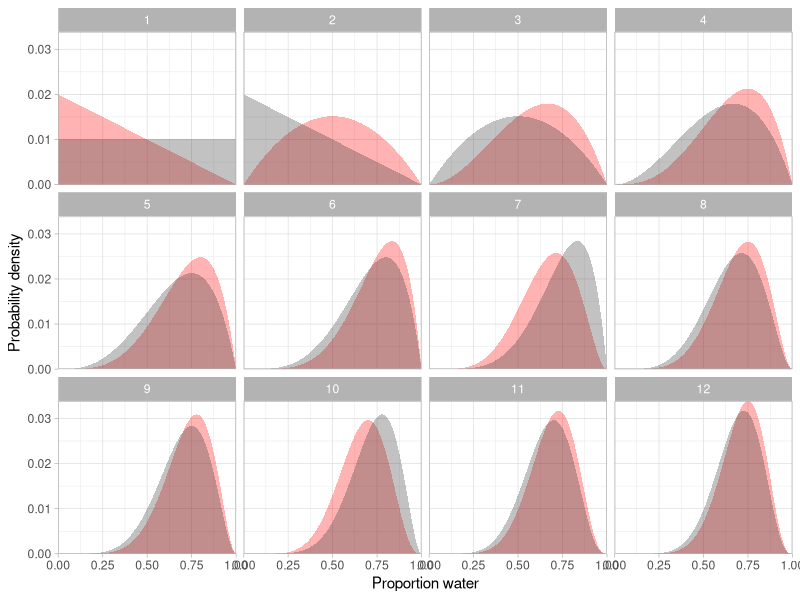
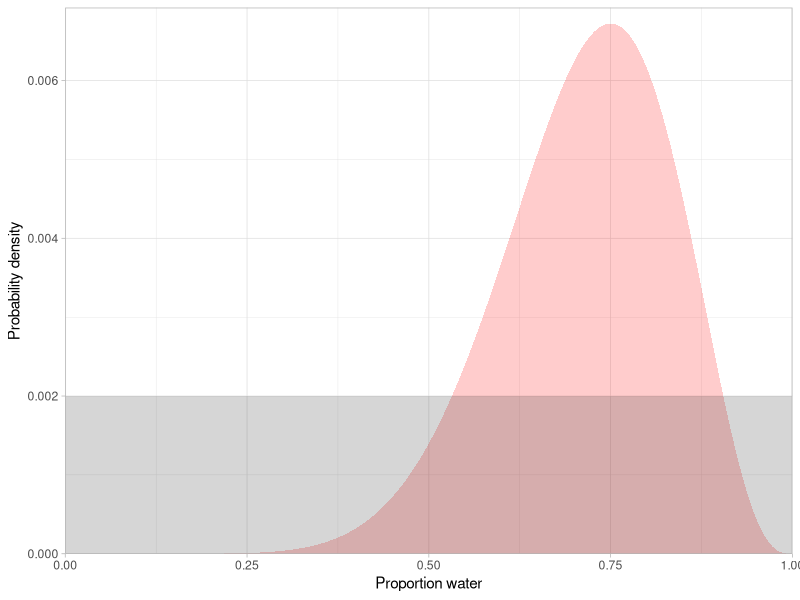
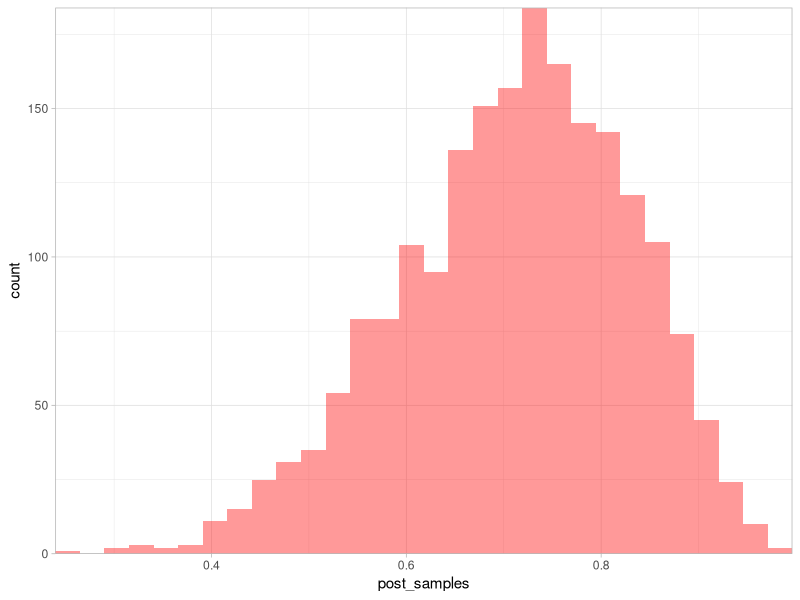
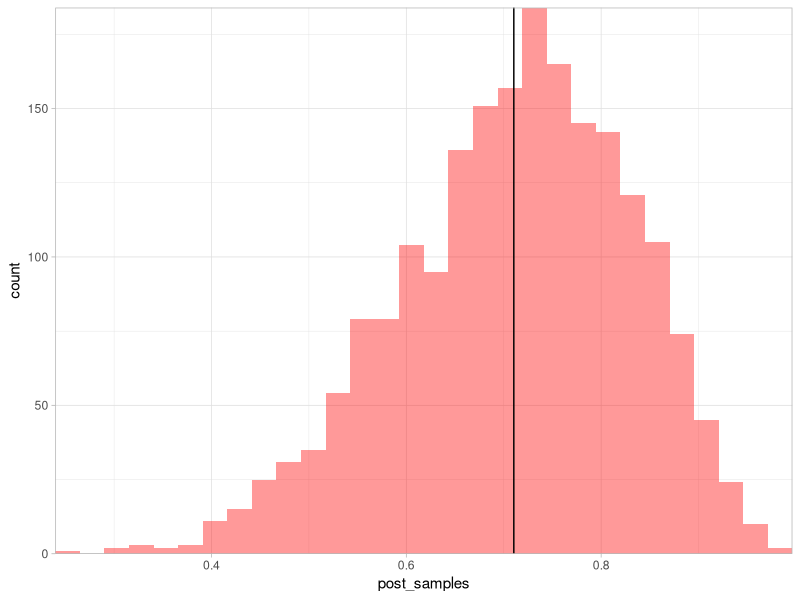
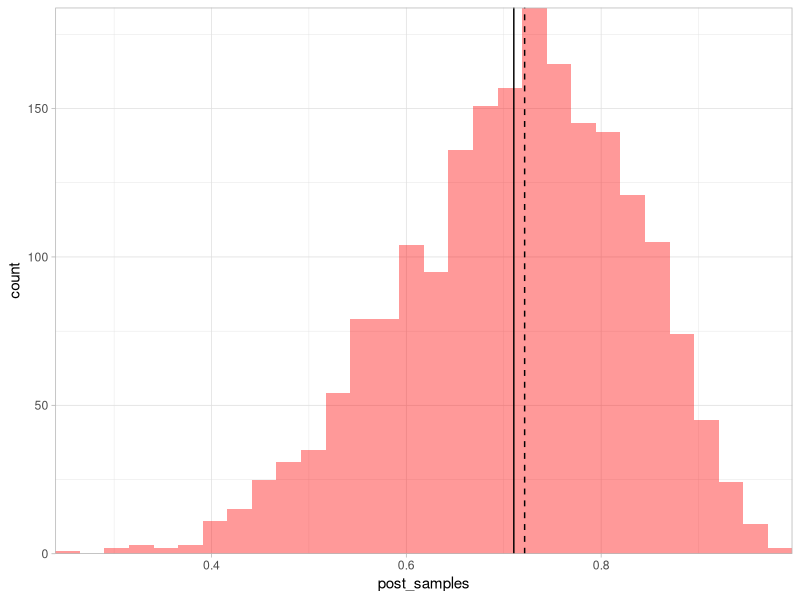
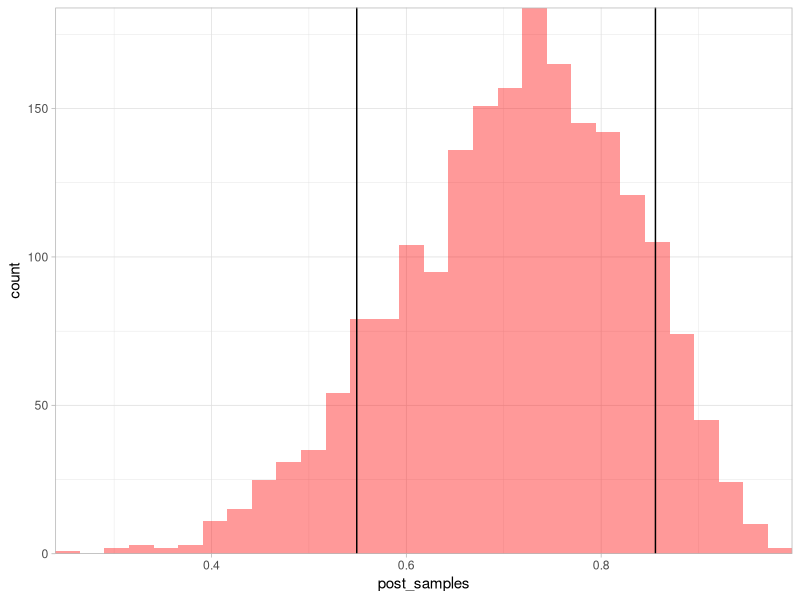
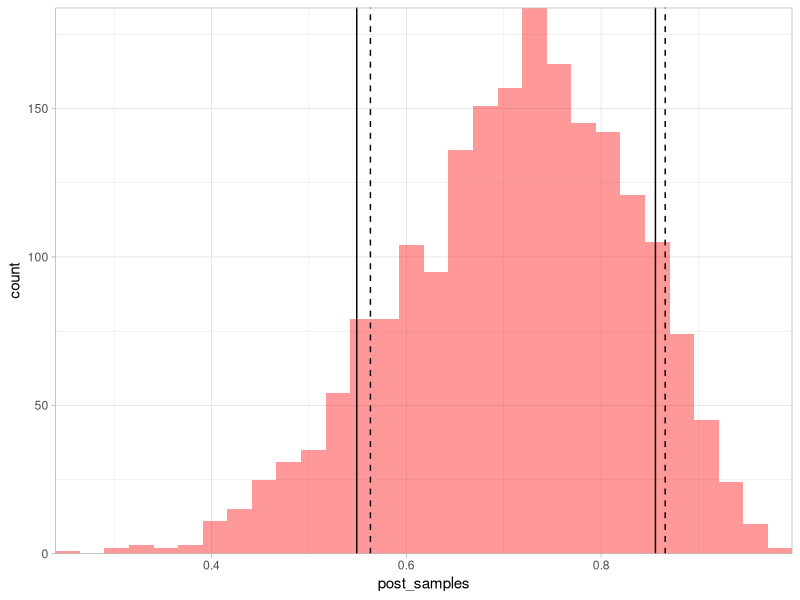
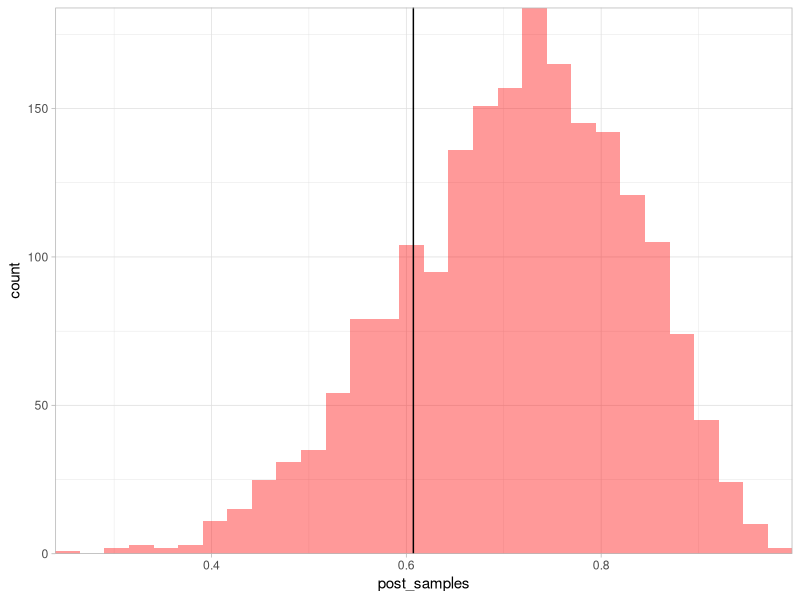

The R source for these figures, in order:
## ---- chunk 1
knitr::opts_chunk$set(
  collapse = TRUE,
  comment = "#>",
  fig.width = 6,
  fig.asp = 0.618,
  fig.align = "center"
)
## ---- chunk 2
library(ggplot2)
library(dplyr)
theme_set(theme_light())
## ---- chunk 3
dat <- c("L", "W", "W", "W", "W", "W", "L", "W", "W", "L", "W", "W")
length(dat)
dat <- ifelse(dat == "W", 1, 0)

N <- 100
p <- seq(0, 1, length.out = N)

# --------------------
# try different priors:
prior <- dunif(p, 0, 1)
# prior <- dbinom(2, size = 3, prob = p)
# prior <- dbinom(7, size = 10, prob = p)
# prior <- dbinom(71, size = 100, prob = p)
# prior <- dbinom(5, size = 10, prob = p)
# prior <- dnorm(p, mean = 0.5, sd = 0.3)
# prior <- dbeta(p, shape1 = 3, shape2 = 2)
# prior <- dnorm(p, mean = 0.5, sd = 0.25);prior[1:100] <- 0
# --------------------

prior <- prior / sum(prior) # make sure it sums to 1

out <- list()
for (i in seq_along(dat)) {
  likelihood <- dbinom(sum(dat[i]), size = 1, prob = p) # data likelihood
  posterior <- likelihood * prior # Bayes rule numerator
  posterior <- posterior / sum(posterior) # make sure it sums to 1
  out[[i]] <- data.frame(p, prior, posterior, toss = i) # save it
  prior <- posterior # for next time
}
out <- bind_rows(out)

ggplot(out, aes(x = p, ymax = posterior, ymin = 0, group = toss)) +
  geom_ribbon(alpha = 0.3, fill = "red") +
  geom_ribbon(aes(x = p, ymax = prior, ymin = 0), alpha = 0.3) +
  coord_cartesian(expand = FALSE) +
  xlab("Proportion water") +
  ylab("Probability density")  +
  facet_wrap(~toss)
## ---- chunk 4
N <- 500 # bigger for smoother histograms below
p <- seq(0, 1, length.out = N)

prior <- dunif(p, 0, 1) / length(p)
# prior <- dbinom(2, size = 3, prob = p)
# prior <- dnorm(p, mean = 0.5, sd = 0.25)
# prior <- dbeta(p, shape1 = 3, shape2 = 2)
# prior <- dnorm(p, mean = 0.5, sd = 0.25);prior[1:100] <- 0
# prior <- c(1:150, 150:1)
prior <- prior / sum(prior)

likelihood <- dbinom(sum(dat), size = length(dat), prob = p)
posterior <- likelihood * prior
posterior <- posterior / sum(posterior)

ggplot(tibble(posterior, prior), 
  aes(x = p, ymax = posterior, ymin = 0)) +
  geom_ribbon(alpha = 0.2, fill = "red") +
  geom_ribbon(aes(x = p, ymax = prior, ymin = 0), alpha = 0.2) +
  coord_cartesian(expand = FALSE, ylim = c(0, 1.03 * max(c(posterior, prior)))) +
  xlab("Proportion water") +
  ylab("Probability density")
## ---- chunk 5
post_samples <- sample(p, prob = posterior, size = 2000, replace = TRUE)
## ---- chunk 6
g <- ggplot(tibble(post_samples), aes(post_samples)) + 
  geom_histogram(bins = 30, alpha = 0.4, fill = "red") +
  coord_cartesian(expand = FALSE)
g
## ---- chunk 7
q <- mean(post_samples)
g + geom_vline(xintercept = q)

q_median <- median(post_samples)
g + geom_vline(xintercept = q) + geom_vline(xintercept = q_median, lty = 2)
## ---- chunk 8
q <- quantile(post_samples, probs = c(0.1, 0.9))
g + geom_vline(xintercept = q)
## ---- chunk 9
q_hpd <- coda::HPDinterval(coda::as.mcmc(post_samples), prob = 0.8)
q_hpd <- as.numeric(q_hpd)
q_hpd
g + geom_vline(xintercept = q) + geom_vline(xintercept = q_hpd, lty = 2)
## ---- chunk 10
q <- sort(post_samples)[round(0.2 * length(post_samples))]
q
g + geom_vline(xintercept = q)
## ---- chunk 11
sum(post_samples > 0.5) / length(post_samples)
mean(post_samples > 0.5)
g + geom_vline(xintercept = 0.5)
## ---- chunk 12
mean(post_samples > 0.6 & post_samples < 0.8)
g + geom_vline(xintercept = c(0.6, 0.8))
